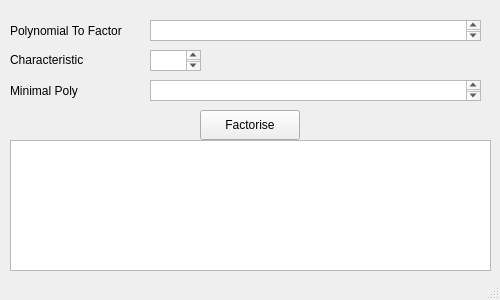
<?xml version="1.0" encoding="UTF-8"?>
<ui version="4.0">
 <class>MainWindow</class>
 <widget class="QMainWindow" name="MainWindow">
  <property name="geometry">
   <rect>
    <x>0</x>
    <y>0</y>
    <width>500</width>
    <height>300</height>
   </rect>
  </property>
  <property name="windowTitle">
   <string>MainWindow</string>
  </property>
  <widget class="QWidget" name="centralwidget">
   <widget class="QLabel" name="label">
    <property name="geometry">
     <rect>
      <x>10</x>
      <y>20</y>
      <width>131</width>
      <height>21</height>
     </rect>
    </property>
    <property name="text">
     <string>Polynomial To Factor</string>
    </property>
   </widget>
   <widget class="QPlainTextEdit" name="polynomialInput">
    <property name="geometry">
     <rect>
      <x>150</x>
      <y>20</y>
      <width>331</width>
      <height>21</height>
     </rect>
    </property>
   </widget>
   <widget class="QLabel" name="label_2">
    <property name="geometry">
     <rect>
      <x>10</x>
      <y>50</y>
      <width>141</width>
      <height>20</height>
     </rect>
    </property>
    <property name="text">
     <string>Characteristic</string>
    </property>
   </widget>
   <widget class="QPlainTextEdit" name="charpInput">
    <property name="geometry">
     <rect>
      <x>150</x>
      <y>50</y>
      <width>51</width>
      <height>21</height>
     </rect>
    </property>
   </widget>
   <widget class="QLabel" name="label_3">
    <property name="geometry">
     <rect>
      <x>10</x>
      <y>80</y>
      <width>81</width>
      <height>21</height>
     </rect>
    </property>
    <property name="text">
     <string>Minimal Poly</string>
    </property>
   </widget>
   <widget class="QPlainTextEdit" name="minPolyEntry">
    <property name="geometry">
     <rect>
      <x>150</x>
      <y>80</y>
      <width>331</width>
      <height>21</height>
     </rect>
    </property>
   </widget>
   <widget class="QPushButton" name="runButton">
    <property name="geometry">
     <rect>
      <x>200</x>
      <y>110</y>
      <width>100</width>
      <height>30</height>
     </rect>
    </property>
    <property name="text">
     <string>Factorise</string>
    </property>
   </widget>
   <widget class="QTextBrowser" name="outputDisplay">
    <property name="geometry">
     <rect>
      <x>10</x>
      <y>140</y>
      <width>481</width>
      <height>131</height>
     </rect>
    </property>
    <property name="sizePolicy">
     <sizepolicy hsizetype="Fixed" vsizetype="Fixed">
      <horstretch>0</horstretch>
      <verstretch>0</verstretch>
     </sizepolicy>
    </property>
   </widget>
  </widget>
  <widget class="QStatusBar" name="statusbar"/>
 </widget>
 <resources/>
 <connections/>
</ui>
